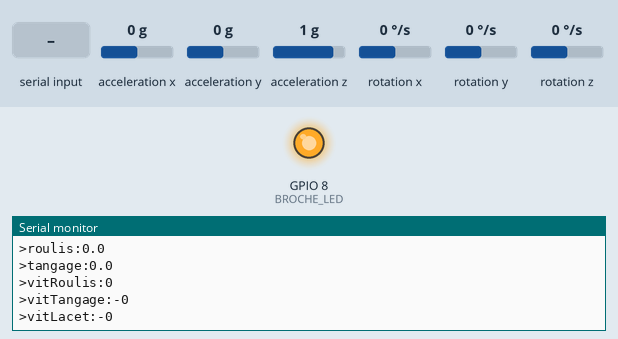
This program was run on a simulated ESP32-C3. On the bench: output pins drawn as LEDs (lit = HIGH), the last lines printed to the serial monitor. Wiring (inferred from the names in the program): MPU-6050 motion sensor at I2C address 0x68. The inputs (shaded band) are chosen by the test bench; at power-on: acceleration z 1 g, acceleration x 0 g, rotation x 0 °/s, rotation y 0 °/s, acceleration y 0 g, rotation z 0 °/s. EEPROM starts erased.

Above: at 5.4 s.
5.5 s: "n" received over Serial
7.0 s: "t" received over Serial
At 7.8 s:
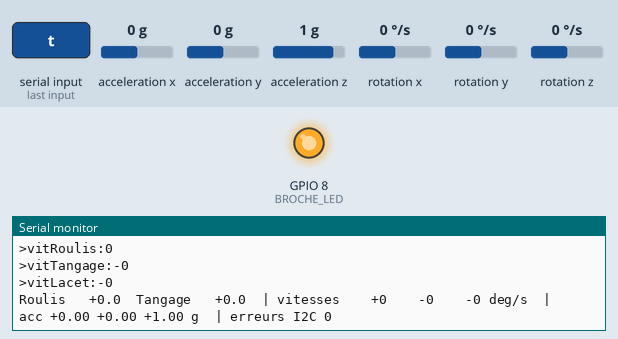
9.4 s: acceleration z set to -0.8 g
At 9.81 s:
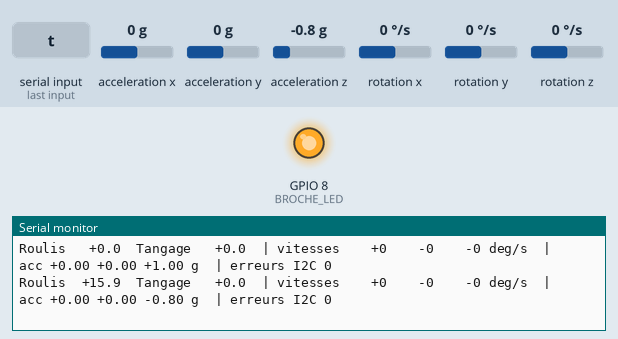
11.5 s: acceleration x set to -0.8 g
At 11.82 s:
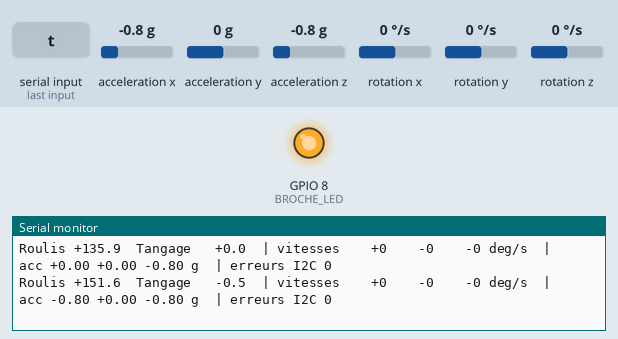
14.0 s: rotation x set to -192 °/s
At 14.83 s:
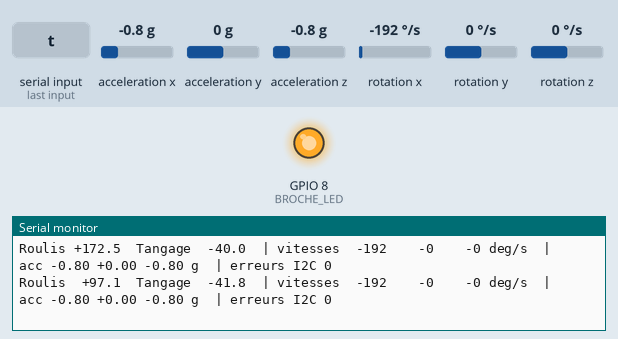
16.0 s: rotation y set to -192 °/s
At 16.84 s:
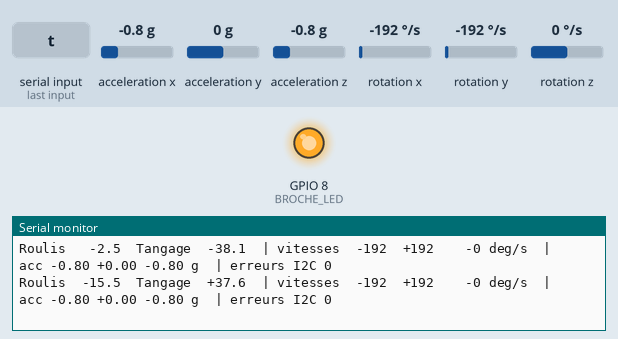
Timing chart, 0 to 19.0 s (numbered marks = the images above; inputs shaded):
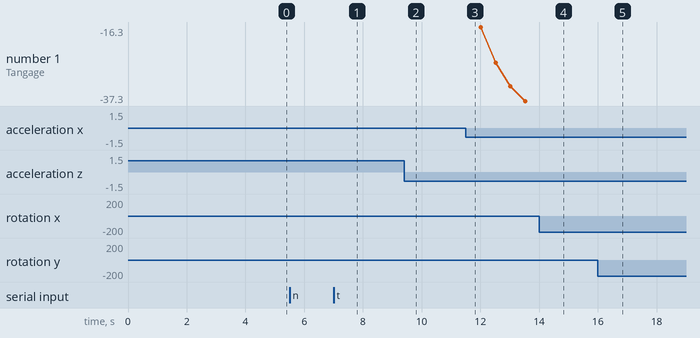

Measured:
- after the input at 7.0 s, the serial monitor: prints a new line after 0.50 s (image 1)
- after the input at 9.4 s, the serial monitor: prints a new line after 0.10 s (image 2)
- after the input at 11.5 s, the serial monitor: prints a new line at once (image 3)
- after the input at 14.0 s, the serial monitor: prints a new line at once (image 4)
- after the input at 16.0 s, the serial monitor: prints a new line at once (image 5)

The program:

main.cpp
```cpp
// Drone ESP32 - étape 2 : la centrale inertielle
// Lit le MPU6050, calcule roulis et tangage avec un filtre complémentaire et les envoie
// sur le port série au format Teleplot (extension VS Code), ou en texte.
//
// Commandes à taper dans le moniteur série :
//   n : enregistre la position actuelle comme "à plat" (trim, gardé en mémoire)
//   c : recalibre le gyroscope (drone immobile)
//   t : bascule entre l'affichage Teleplot et l'affichage texte
#include <Arduino.h>
#include "config.h"
#include "mpu6050.h"

const int BROCHE_SDA = 4;
const int BROCHE_SCL = 3;
const int BROCHE_LED = 8;  // allumée à l'état bas
const uint32_t PERIODE_BOUCLE_US = 4000;  // 250 Hz, comme le contrôleur de vol

CentraleInertielle imu;
bool modeTeleplot = true;
uint32_t erreursI2C = 0;

void calibrer() {
  Serial.println("Calibration du gyroscope : ne bouge plus le drone...");
  int essais = 0;
  while (!imu.calibrerGyro()) {
    digitalWrite(BROCHE_LED, !digitalRead(BROCHE_LED));
    if (++essais % 5 == 0) Serial.println("Ca bouge encore (ou le MPU6050 ne repond plus), on recommence...");
  }
  digitalWrite(BROCHE_LED, HIGH);
  Serial.println("Gyroscope calibre.");
}

void setup() {
  Serial.begin(115200);
  pinMode(BROCHE_LED, OUTPUT);
  digitalWrite(BROCHE_LED, HIGH);
  delay(1500);  // le temps que le port USB apparaisse
  Serial.println();
  Serial.println("=== Etape 2 : centrale inertielle ===");
  while (!imu.demarrer(BROCHE_SDA, BROCHE_SCL)) {
    Serial.println("ERREUR : MPU6050 introuvable. Verifie SDA -> GPIO4, SCL -> GPIO3, VCC -> 3V3, GND.");
    delay(1000);
  }
  imu.chargerTrim();
  Serial.printf("Trim en memoire : roulis %+.2f, tangage %+.2f\n", imu.trimRoulis, imu.trimTangage);
  calibrer();
}

void lireCommandes() {
  while (Serial.available()) {
    char c = Serial.read();
    if (c == 'n') {
      imu.enregistrerTrim();
      Serial.printf("Trim enregistre : roulis %+.2f, tangage %+.2f\n", imu.trimRoulis, imu.trimTangage);
    } else if (c == 'c') {
      calibrer();
    } else if (c == 't') {
      modeTeleplot = !modeTeleplot;
    }
  }
}

void afficher() {
  static uint32_t dernierAffichageMs = 0;
  uint32_t periode = modeTeleplot ? 20 : 500;
  if (millis() - dernierAffichageMs < periode) return;
  dernierAffichageMs = millis();
  if (modeTeleplot) {
    Serial.printf(">roulis:%.1f\n>tangage:%.1f\n>vitRoulis:%.0f\n>vitTangage:%.0f\n>vitLacet:%.0f\n",
                  imu.roulisCorrige(), imu.tangageCorrige(), imu.vitRoulis, imu.vitTangage, imu.vitLacet);
  } else {
    Serial.printf("Roulis %+6.1f  Tangage %+6.1f  | vitesses %+5.0f %+5.0f %+5.0f deg/s  | acc %+.2f %+.2f %+.2f g  | erreurs I2C %lu\n",
                  imu.roulisCorrige(), imu.tangageCorrige(), imu.vitRoulis, imu.vitTangage, imu.vitLacet,
                  imu.accX, imu.accY, imu.accZ, (unsigned long)erreursI2C);
  }
}

void loop() {
  static uint32_t dernierTourUs = micros();
  uint32_t maintenant = micros();
  if (maintenant - dernierTourUs < PERIODE_BOUCLE_US) return;
  float dt = (maintenant - dernierTourUs) * 1e-6f;
  dernierTourUs = maintenant;

  if (!imu.mettreAJour(dt)) erreursI2C++;
  lireCommandes();
  afficher();
}
```

mpu6050.h
```cpp
// Centrale inertielle MPU6050 (module GY-521), lue registre par registre, sans bibliothèque.
// Ce fichier est identique aux étapes 2 et 4.
//
// Repère du drone : X vers l'avant, Y vers la gauche, Z vers le haut.
// Monte le GY-521 composants vers le haut, flèche X imprimée vers l'avant du drone
// (sinon règle IMU_ROTATION dans config.h).
//
// Conventions de signe, les mêmes partout dans le projet :
//   roulis  > 0 : le côté droit descend
//   tangage > 0 : le nez monte
//   lacet   > 0 : le nez tourne vers la droite (vu de dessus)
#pragma once
#include <Arduino.h>
#include <Wire.h>
#include <Preferences.h>

// Angle (sens horaire vu de dessus) entre l'avant du drone et la flèche X du GY-521 : 0, 90, 180 ou 270
#ifndef IMU_ROTATION
#define IMU_ROTATION 0
#endif

// Part du gyroscope dans le filtre complémentaire (le reste vient de l'accéléromètre).
// Plus proche de 1 = moins sensible aux vibrations, mais dérive corrigée plus lentement.
#ifndef IMU_ALPHA
#define IMU_ALPHA 0.996f
#endif

class CentraleInertielle {
public:
  float accX = 0, accY = 0, accZ = 0;               // en g
  float vitRoulis = 0, vitTangage = 0, vitLacet = 0; // en °/s
  float roulis = 0, tangage = 0;                    // angles filtrés en degrés, sans trim
  float trimRoulis = 0, trimTangage = 0;            // angles mesurés quand le drone est à plat

  bool demarrer(int sda, int scl) {
    Wire.begin(sda, scl, 400000);
    uint8_t id = lireRegistre(0x75);  // WHO_AM_I
    if (id == 0x00 || id == 0xFF) return false;
    if (id != 0x68) Serial.printf("[IMU] WHO_AM_I = 0x%02X au lieu de 0x68 (clone ?), on continue\n", id);
    ecrireRegistre(0x6B, 0x80);  // remise à zéro
    delay(100);
    ecrireRegistre(0x6B, 0x01);  // réveil, horloge sur le gyroscope X
    ecrireRegistre(0x1A, 0x03);  // filtre passe-bas interne ~44 Hz
    ecrireRegistre(0x1B, 0x08);  // gyroscope ±500 °/s (65,5 pas par °/s)
    ecrireRegistre(0x1C, 0x10);  // accéléromètre ±8 g (4096 pas par g)
    delay(50);
    return true;
  }

  // Mesure le décalage du gyroscope. Le drone doit rester immobile.
  // Renvoie false si ça a bougé pendant la mesure : il suffit de recommencer.
  bool calibrerGyro(int echantillons = 1000) {
    float somme[3] = {0, 0, 0};
    int16_t mini[3] = {32767, 32767, 32767}, maxi[3] = {-32768, -32768, -32768};
    for (int i = 0; i < echantillons; i++) {
      int16_t a[3], g[3];
      if (!lireBrut(a, g)) return false;
      for (int k = 0; k < 3; k++) {
        somme[k] += g[k];
        mini[k] = min(mini[k], g[k]);
        maxi[k] = max(maxi[k], g[k]);
      }
      delay(1);
    }
    for (int k = 0; k < 3; k++) {
      if (maxi[k] - mini[k] > 300) return false;  // plus de ~4,5 °/s d'écart : le drone a bougé
    }
    for (int k = 0; k < 3; k++) decalageGyro[k] = somme[k] / echantillons;
    initialise = false;
    return true;
  }

  // À appeler à intervalle régulier ; dt en secondes.
  bool mettreAJour(float dt) {
    int16_t a[3], g[3];
    if (!lireBrut(a, g)) return false;

    float ax = a[0] / 4096.0f, ay = a[1] / 4096.0f, az = a[2] / 4096.0f;
    float gx = (g[0] - decalageGyro[0]) / 65.5f;
    float gy = (g[1] - decalageGyro[1]) / 65.5f;
    float gz = (g[2] - decalageGyro[2]) / 65.5f;
    tourner(ax, ay);
    tourner(gx, gy);

    accX = ax; accY = ay; accZ = az;
    vitRoulis = gx;     // rotation autour de X : le côté gauche monte = roulis positif
    vitTangage = -gy;   // rotation positive autour de Y : le nez descend
    vitLacet = -gz;     // rotation positive autour de Z : le nez part à gauche

    float accRoulis = atan2f(ay, az) * RAD_TO_DEG;
    float accTangage = atan2f(ax, sqrtf(ay * ay + az * az)) * RAD_TO_DEG;

    if (!initialise) {
      roulis = accRoulis;
      tangage = accTangage;
      initialise = true;
      return true;
    }
    roulis += vitRoulis * dt;
    tangage += vitTangage * dt;
    // On ne fait confiance à l'accéléromètre que s'il mesure à peu près la gravité seule
    float norme = sqrtf(ax * ax + ay * ay + az * az);
    if (norme > 0.75f && norme < 1.25f) {
      roulis = IMU_ALPHA * roulis + (1.0f - IMU_ALPHA) * accRoulis;
      tangage = IMU_ALPHA * tangage + (1.0f - IMU_ALPHA) * accTangage;
    }
    return true;
  }

  float roulisCorrige() const { return roulis - trimRoulis; }
  float tangageCorrige() const { return tangage - trimTangage; }

  // Le trim est gardé en mémoire flash : il survit aux redémarrages et aux nouveaux téléversements.
  void chargerTrim() {
    Preferences prefs;
    if (prefs.begin("drone", true)) {
      trimRoulis = prefs.getFloat("trimR", 0);
      trimTangage = prefs.getFloat("trimT", 0);
      prefs.end();
    }
  }

  void enregistrerTrim() {
    trimRoulis = roulis;
    trimTangage = tangage;
    Preferences prefs;
    prefs.begin("drone", false);
    prefs.putFloat("trimR", trimRoulis);
    prefs.putFloat("trimT", trimTangage);
    prefs.end();
  }

private:
  static const uint8_t ADRESSE = 0x68;  // 0x69 si la broche AD0 du GY-521 est à 3,3 V
  float decalageGyro[3] = {0, 0, 0};
  bool initialise = false;

  static void tourner(float &x, float &y) {
#if IMU_ROTATION == 90
    float t = x; x = y; y = -t;
#elif IMU_ROTATION == 180
    x = -x; y = -y;
#elif IMU_ROTATION == 270
    float t = x; x = -y; y = t;
#endif
  }

  void ecrireRegistre(uint8_t registre, uint8_t valeur) {
    Wire.beginTransmission(ADRESSE);
    Wire.write(registre);
    Wire.write(valeur);
    Wire.endTransmission();
  }

  uint8_t lireRegistre(uint8_t registre) {
    Wire.beginTransmission(ADRESSE);
    Wire.write(registre);
    if (Wire.endTransmission(false) != 0) return 0xFF;
    if (Wire.requestFrom(ADRESSE, (uint8_t)1) != 1) return 0xFF;
    return Wire.read();
  }

  // Lit d'un coup accéléromètre (3 axes), température (ignorée) et gyroscope (3 axes)
  bool lireBrut(int16_t a[3], int16_t g[3]) {
    Wire.beginTransmission(ADRESSE);
    Wire.write(0x3B);
    if (Wire.endTransmission(false) != 0) return false;
    if (Wire.requestFrom(ADRESSE, (uint8_t)14) != 14) return false;
    uint8_t o[14];
    for (int i = 0; i < 14; i++) o[i] = Wire.read();
    for (int k = 0; k < 3; k++) {
      a[k] = (int16_t)((o[2 * k] << 8) | o[2 * k + 1]);
      g[k] = (int16_t)((o[8 + 2 * k] << 8) | o[9 + 2 * k]);
    }
    return true;
  }
};
```

config.example.h
```cpp
// Copier ce fichier en config.h et adapter si besoin.
#pragma once

// Orientation du GY-521 : angle (sens horaire vu de dessus) entre l'avant du drone
// et la flèche X imprimée sur le module. 0, 90, 180 ou 270.
#define IMU_ROTATION 0

// Part du gyroscope dans le filtre complémentaire (0,98 à 0,999)
#define IMU_ALPHA 0.996f
```
